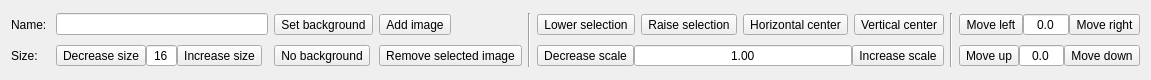
<?xml version="1.0" encoding="UTF-8"?>
<ui version="4.0">
 <class>ButtonBar</class>
 <widget class="QWidget" name="ButtonBar">
  <property name="geometry">
   <rect>
    <x>0</x>
    <y>0</y>
    <width>796</width>
    <height>80</height>
   </rect>
  </property>
  <property name="windowTitle">
   <string>Form</string>
  </property>
  <layout class="QHBoxLayout" name="horizontalLayout_5">
   <item>
    <layout class="QGridLayout" name="gridLayout">
     <property name="verticalSpacing">
      <number>6</number>
     </property>
     <item row="0" column="0">
      <widget class="QLabel" name="label">
       <property name="text">
        <string>Name: </string>
       </property>
      </widget>
     </item>
     <item row="0" column="11">
      <widget class="QToolButton" name="centerVButton">
       <property name="statusTip">
        <string>Vertical center</string>
       </property>
       <property name="text">
        <string>Vertical center</string>
       </property>
       <property name="icon">
        <iconset resource="../res/media.qrc">
         <normaloff>:/media/icons/center-v.svg</normaloff>:/media/icons/center-v.svg</iconset>
       </property>
       <property name="iconSize">
        <size>
         <width>16</width>
         <height>16</height>
        </size>
       </property>
      </widget>
     </item>
     <item row="0" column="8">
      <widget class="QToolButton" name="upLayoutButton">
       <property name="toolTip">
        <string>Lower selection</string>
       </property>
       <property name="text">
        <string>Lower selection</string>
       </property>
       <property name="icon">
        <iconset resource="../res/media.qrc">
         <normaloff>:/media/icons/upload2.svg</normaloff>:/media/icons/upload2.svg</iconset>
       </property>
       <property name="iconSize">
        <size>
         <width>16</width>
         <height>16</height>
        </size>
       </property>
       <property name="shortcut">
        <string>PgUp</string>
       </property>
      </widget>
     </item>
     <item row="0" column="12" rowspan="2">
      <widget class="Line" name="line">
       <property name="orientation">
        <enum>Qt::Vertical</enum>
       </property>
      </widget>
     </item>
     <item row="0" column="9">
      <widget class="QToolButton" name="downLayoutButton">
       <property name="toolTip">
        <string>Raise selection</string>
       </property>
       <property name="text">
        <string>Raise selection</string>
       </property>
       <property name="icon">
        <iconset resource="../res/media.qrc">
         <normaloff>:/media/icons/download2.svg</normaloff>:/media/icons/download2.svg</iconset>
       </property>
       <property name="iconSize">
        <size>
         <width>16</width>
         <height>16</height>
        </size>
       </property>
       <property name="shortcut">
        <string>PgDown</string>
       </property>
      </widget>
     </item>
     <item row="0" column="6">
      <widget class="QToolButton" name="addButton">
       <property name="toolTip">
        <string>Add image</string>
       </property>
       <property name="text">
        <string>Add image</string>
       </property>
       <property name="icon">
        <iconset resource="../res/media.qrc">
         <normaloff>:/media/icons/plus-green.svg</normaloff>:/media/icons/plus-green.svg</iconset>
       </property>
       <property name="iconSize">
        <size>
         <width>16</width>
         <height>16</height>
        </size>
       </property>
      </widget>
     </item>
     <item row="0" column="13">
      <layout class="QHBoxLayout" name="xPosLayout">
       <property name="spacing">
        <number>0</number>
       </property>
       <item>
        <widget class="QToolButton" name="leftButton">
         <property name="toolTip">
          <string>Move left</string>
         </property>
         <property name="text">
          <string>Move left</string>
         </property>
         <property name="icon">
          <iconset resource="../res/media.qrc">
           <normaloff>:/media/icons/arrow-left.svg</normaloff>:/media/icons/arrow-left.svg</iconset>
         </property>
         <property name="iconSize">
          <size>
           <width>16</width>
           <height>16</height>
          </size>
         </property>
         <property name="shortcut">
          <string>Left</string>
         </property>
         <property name="autoRepeat">
          <bool>true</bool>
         </property>
        </widget>
       </item>
       <item>
        <widget class="QDoubleSpinBox" name="xPosSpin">
         <property name="toolTip">
          <string>Horizontal position</string>
         </property>
         <property name="alignment">
          <set>Qt::AlignCenter</set>
         </property>
         <property name="readOnly">
          <bool>true</bool>
         </property>
         <property name="buttonSymbols">
          <enum>QAbstractSpinBox::NoButtons</enum>
         </property>
         <property name="decimals">
          <number>1</number>
         </property>
         <property name="minimum">
          <double>-256.000000000000000</double>
         </property>
         <property name="maximum">
          <double>256.000000000000000</double>
         </property>
         <property name="singleStep">
          <double>0.500000000000000</double>
         </property>
        </widget>
       </item>
       <item>
        <widget class="QToolButton" name="rightButton">
         <property name="toolTip">
          <string>Move right</string>
         </property>
         <property name="text">
          <string>Move right</string>
         </property>
         <property name="icon">
          <iconset resource="../res/media.qrc">
           <normaloff>:/media/icons/arrow-right.svg</normaloff>:/media/icons/arrow-right.svg</iconset>
         </property>
         <property name="iconSize">
          <size>
           <width>16</width>
           <height>16</height>
          </size>
         </property>
         <property name="shortcut">
          <string>Right</string>
         </property>
         <property name="autoRepeat">
          <bool>true</bool>
         </property>
        </widget>
       </item>
      </layout>
     </item>
     <item row="1" column="6">
      <widget class="QToolButton" name="removeButton">
       <property name="toolTip">
        <string>Remove selected image</string>
       </property>
       <property name="text">
        <string>Remove selected image</string>
       </property>
       <property name="icon">
        <iconset resource="../res/media.qrc">
         <normaloff>:/media/icons/minus-red.svg</normaloff>:/media/icons/minus-red.svg</iconset>
       </property>
       <property name="iconSize">
        <size>
         <width>16</width>
         <height>16</height>
        </size>
       </property>
      </widget>
     </item>
     <item row="1" column="8" colspan="4">
      <layout class="QHBoxLayout" name="scaleLayout">
       <property name="spacing">
        <number>0</number>
       </property>
       <item>
        <widget class="QToolButton" name="zoomOutButton">
         <property name="toolTip">
          <string>Decrease scale</string>
         </property>
         <property name="text">
          <string>Decrease scale</string>
         </property>
         <property name="icon">
          <iconset resource="../res/media.qrc">
           <normaloff>:/media/icons/zoomout.svg</normaloff>:/media/icons/zoomout.svg</iconset>
         </property>
         <property name="iconSize">
          <size>
           <width>16</width>
           <height>16</height>
          </size>
         </property>
         <property name="shortcut">
          <string>-</string>
         </property>
         <property name="autoRepeat">
          <bool>true</bool>
         </property>
         <property name="autoRepeatInterval">
          <number>200</number>
         </property>
        </widget>
       </item>
       <item>
        <widget class="QDoubleSpinBox" name="scaleSpin">
         <property name="toolTip">
          <string>Scale</string>
         </property>
         <property name="alignment">
          <set>Qt::AlignCenter</set>
         </property>
         <property name="readOnly">
          <bool>true</bool>
         </property>
         <property name="buttonSymbols">
          <enum>QAbstractSpinBox::NoButtons</enum>
         </property>
         <property name="minimum">
          <double>0.100000000000000</double>
         </property>
         <property name="maximum">
          <double>10.000000000000000</double>
         </property>
         <property name="singleStep">
          <double>0.100000000000000</double>
         </property>
         <property name="value">
          <double>1.000000000000000</double>
         </property>
        </widget>
       </item>
       <item>
        <widget class="QToolButton" name="zoomInButton">
         <property name="toolTip">
          <string>Increase scale</string>
         </property>
         <property name="text">
          <string>Increase scale</string>
         </property>
         <property name="icon">
          <iconset resource="../res/media.qrc">
           <normaloff>:/media/icons/zoomin.svg</normaloff>:/media/icons/zoomin.svg</iconset>
         </property>
         <property name="iconSize">
          <size>
           <width>16</width>
           <height>16</height>
          </size>
         </property>
         <property name="shortcut">
          <string>+</string>
         </property>
         <property name="autoRepeat">
          <bool>true</bool>
         </property>
         <property name="autoRepeatInterval">
          <number>200</number>
         </property>
        </widget>
       </item>
      </layout>
     </item>
     <item row="0" column="10">
      <widget class="QToolButton" name="centerHButton">
       <property name="toolTip">
        <string>Horizontal center</string>
       </property>
       <property name="text">
        <string>Horizontal center</string>
       </property>
       <property name="icon">
        <iconset resource="../res/media.qrc">
         <normaloff>:/media/icons/center-h.svg</normaloff>:/media/icons/center-h.svg</iconset>
       </property>
       <property name="iconSize">
        <size>
         <width>16</width>
         <height>16</height>
        </size>
       </property>
      </widget>
     </item>
     <item row="0" column="7" rowspan="2">
      <widget class="Line" name="line_2">
       <property name="orientation">
        <enum>Qt::Vertical</enum>
       </property>
      </widget>
     </item>
     <item row="0" column="1" colspan="2">
      <widget class="QLineEdit" name="nameEdit"/>
     </item>
     <item row="1" column="1">
      <layout class="QHBoxLayout" name="sizeLayout">
       <property name="spacing">
        <number>0</number>
       </property>
       <item>
        <widget class="QToolButton" name="sizeDownButton">
         <property name="toolTip">
          <string>Decrease size</string>
         </property>
         <property name="text">
          <string>Decrease size</string>
         </property>
         <property name="icon">
          <iconset resource="../res/media.qrc">
           <normaloff>:/media/icons/minus.svg</normaloff>:/media/icons/minus.svg</iconset>
         </property>
         <property name="iconSize">
          <size>
           <width>16</width>
           <height>16</height>
          </size>
         </property>
         <property name="autoRepeat">
          <bool>true</bool>
         </property>
         <property name="autoRepeatInterval">
          <number>200</number>
         </property>
        </widget>
       </item>
       <item>
        <widget class="QSpinBox" name="sizeSpin">
         <property name="toolTip">
          <string>Size [16, 24, 32, 48, 64, 128, 256]</string>
         </property>
         <property name="alignment">
          <set>Qt::AlignCenter</set>
         </property>
         <property name="readOnly">
          <bool>true</bool>
         </property>
         <property name="buttonSymbols">
          <enum>QAbstractSpinBox::NoButtons</enum>
         </property>
         <property name="minimum">
          <number>16</number>
         </property>
         <property name="maximum">
          <number>256</number>
         </property>
        </widget>
       </item>
       <item>
        <widget class="QToolButton" name="sizeUpButton">
         <property name="toolTip">
          <string>Increase size</string>
         </property>
         <property name="text">
          <string>Increase size</string>
         </property>
         <property name="icon">
          <iconset resource="../res/media.qrc">
           <normaloff>:/media/icons/plus.svg</normaloff>:/media/icons/plus.svg</iconset>
         </property>
         <property name="iconSize">
          <size>
           <width>16</width>
           <height>16</height>
          </size>
         </property>
         <property name="autoRepeat">
          <bool>true</bool>
         </property>
         <property name="autoRepeatInterval">
          <number>200</number>
         </property>
        </widget>
       </item>
      </layout>
     </item>
     <item row="1" column="13">
      <layout class="QHBoxLayout" name="yPosLayout">
       <property name="spacing">
        <number>0</number>
       </property>
       <item>
        <widget class="QToolButton" name="upButton">
         <property name="statusTip">
          <string>Move up</string>
         </property>
         <property name="text">
          <string>Move up</string>
         </property>
         <property name="icon">
          <iconset resource="../res/media.qrc">
           <normaloff>:/media/icons/arrow-up.svg</normaloff>:/media/icons/arrow-up.svg</iconset>
         </property>
         <property name="iconSize">
          <size>
           <width>16</width>
           <height>16</height>
          </size>
         </property>
         <property name="shortcut">
          <string>Up</string>
         </property>
         <property name="autoRepeat">
          <bool>true</bool>
         </property>
        </widget>
       </item>
       <item>
        <widget class="QDoubleSpinBox" name="yPosSpin">
         <property name="toolTip">
          <string>Vertical position</string>
         </property>
         <property name="alignment">
          <set>Qt::AlignCenter</set>
         </property>
         <property name="readOnly">
          <bool>true</bool>
         </property>
         <property name="buttonSymbols">
          <enum>QAbstractSpinBox::NoButtons</enum>
         </property>
         <property name="decimals">
          <number>1</number>
         </property>
         <property name="minimum">
          <double>-256.000000000000000</double>
         </property>
         <property name="maximum">
          <double>256.000000000000000</double>
         </property>
         <property name="singleStep">
          <double>0.500000000000000</double>
         </property>
        </widget>
       </item>
       <item>
        <widget class="QToolButton" name="downButton">
         <property name="toolTip">
          <string>Move down</string>
         </property>
         <property name="text">
          <string>Move down</string>
         </property>
         <property name="icon">
          <iconset resource="../res/media.qrc">
           <normaloff>:/media/icons/arrow-down.svg</normaloff>:/media/icons/arrow-down.svg</iconset>
         </property>
         <property name="iconSize">
          <size>
           <width>16</width>
           <height>16</height>
          </size>
         </property>
         <property name="shortcut">
          <string>Down</string>
         </property>
         <property name="autoRepeat">
          <bool>true</bool>
         </property>
        </widget>
       </item>
      </layout>
     </item>
     <item row="1" column="5">
      <widget class="QToolButton" name="noBackButton">
       <property name="toolTip">
        <string>No background</string>
       </property>
       <property name="text">
        <string>No background</string>
       </property>
       <property name="icon">
        <iconset resource="../res/media.qrc">
         <normaloff>:/media/icons/empty.svg</normaloff>:/media/icons/empty.svg</iconset>
       </property>
       <property name="iconSize">
        <size>
         <width>16</width>
         <height>16</height>
        </size>
       </property>
      </widget>
     </item>
     <item row="1" column="4">
      <spacer name="horizontalSpacer">
       <property name="orientation">
        <enum>Qt::Horizontal</enum>
       </property>
       <property name="sizeHint" stdset="0">
        <size>
         <width>195</width>
         <height>20</height>
        </size>
       </property>
      </spacer>
     </item>
     <item row="0" column="5">
      <widget class="QToolButton" name="backgroundButton">
       <property name="toolTip">
        <string>Set background</string>
       </property>
       <property name="text">
        <string>Set background</string>
       </property>
       <property name="icon">
        <iconset resource="../res/media.qrc">
         <normaloff>:/media/icons/image.svg</normaloff>:/media/icons/image.svg</iconset>
       </property>
       <property name="iconSize">
        <size>
         <width>16</width>
         <height>16</height>
        </size>
       </property>
      </widget>
     </item>
     <item row="1" column="0">
      <widget class="QLabel" name="label_2">
       <property name="text">
        <string>Size:</string>
       </property>
      </widget>
     </item>
    </layout>
   </item>
  </layout>
 </widget>
 <resources>
  <include location="../res/media.qrc"/>
 </resources>
 <connections/>
</ui>
